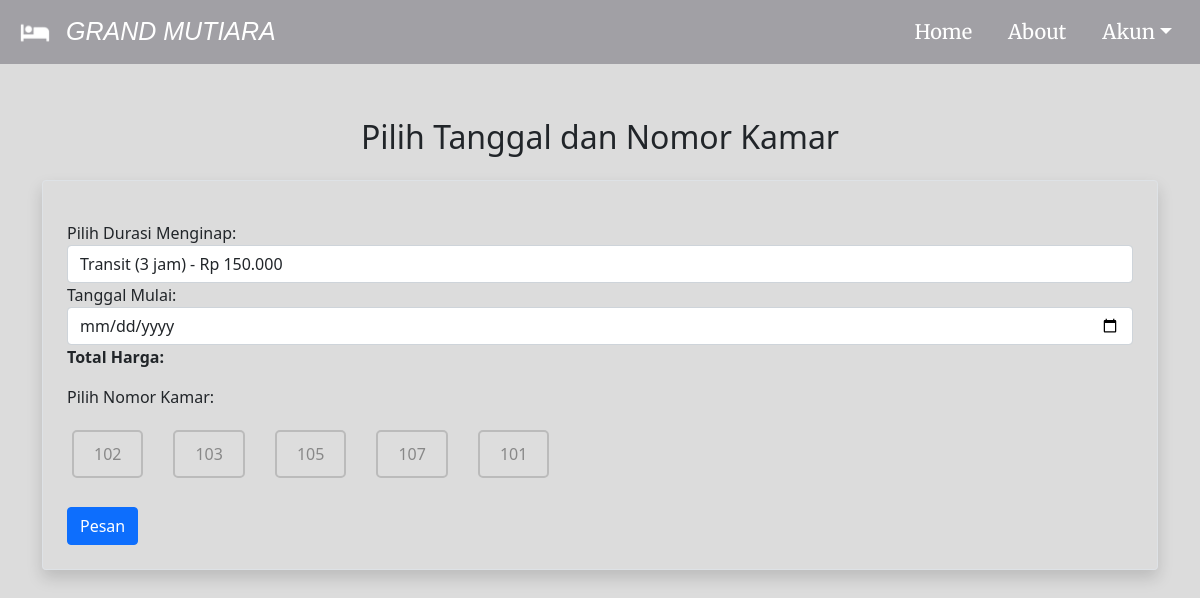
/type.php?id_type=4 (signed in), run on an earlier commit of the app's database.
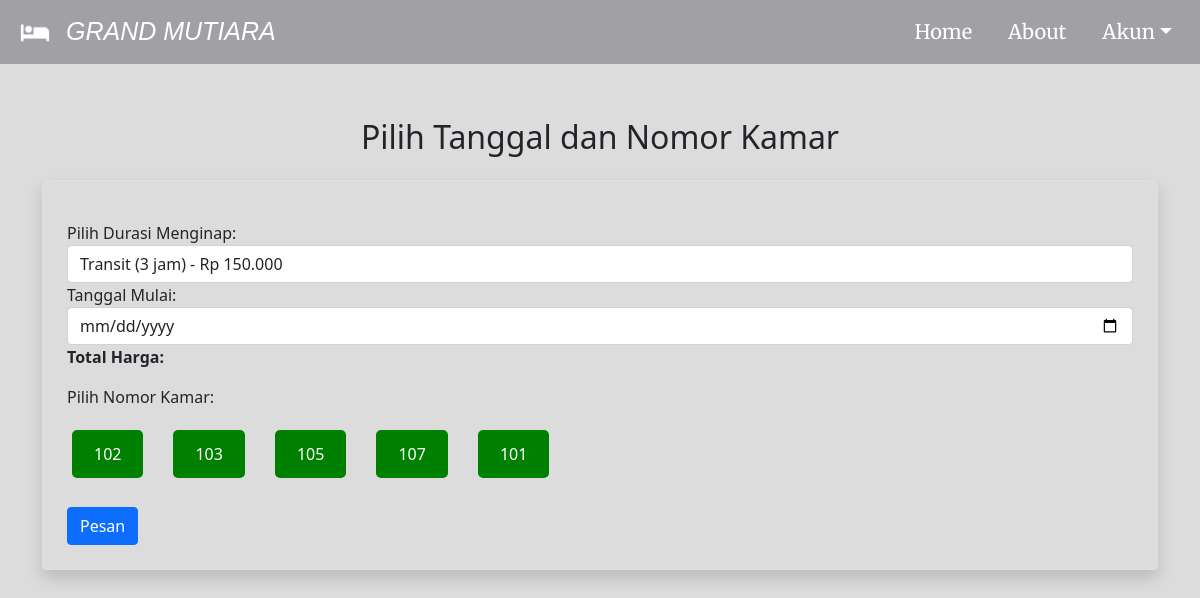
And on a later commit of the database.
### tables this page shows
CREATE TABLE `rooms` (
  `id_room` int NOT NULL,
  `id_type` int DEFAULT NULL,
  `number_room` int NOT NULL,
  `status` enum('available','unavailable','pending') DEFAULT 'available'
);

### type.php (the view, shortened to what this page needs)
<?php
require 'db/connection.php';
$today = new DateTime();
$formattedDate = $today->format('Y-m-d');
if (isset($_GET['id_type']) && is_numeric($_GET['id_type'])) {
    $id_type = intval($_GET['id_type']);
}
$roomQuery = $pdo->prepare("SELECT id_room, number_room, status FROM rooms WHERE id_type = ?");
$roomQuery->execute([$id_type]);
$rooms = $roomQuery->fetchAll(PDO::FETCH_ASSOC);
function generateBookingOptions($id_type, $pdo) {
    $stmt = $pdo->prepare("SELECT price FROM transits WHERE id_type = ?");
    $stmt->execute([$id_type]);
    $transit_price = $stmt->fetch(PDO::FETCH_ASSOC);
    echo '<div class="form-group mt-3">';
    echo '<label>Pilih Durasi Menginap:</label>';
    echo '<select class="form-control" id="id_duration" name="id_duration" onchange="updatePrice()">';
    if ($transit_price) {
        echo '<option value="transit" data-price="' . htmlspecialchars($transit_price['price']) . '">Transit (3 jam) - Rp ' . number_format($transit_price['price'], 0, ',', '.') . '</option>';
    }
    echo '</select>';
    echo '</div>';
}
?>
<!DOCTYPE html>
<html lang="en">
<head>
<link href="https://cdn.jsdelivr.net/npm/bootstrap@5.1.3/dist/css/bootstrap.min.css" rel="stylesheet">
<link rel="stylesheet" href="css/trans.css">
</head>
<body>
<?php include 'navbar.php';?>
<div class="container">
<h2 class="text-center mb-4 mt-5">Pilih Tanggal dan Nomor Kamar</h2>
<form action="paynt/payment.php" method="POST" class="border p-4 rounded shadow" id="bookingForm">
    <?php generateBookingOptions($id_type, $pdo); ?>
    <div class="form-group">
        <label for="startDate">Tanggal Mulai:</label>
        <input type="date" class="form-control" id="startDate" name="start_date" min="<?= $formattedDate; ?>" required onchange="checkDate()">
    </div>
    <strong>Total Harga: </strong>
    <div class="select-room">
    <p>Pilih Nomor Kamar:</p>
        <div class="number">
        <?php foreach ($rooms as $room) : ?>
            <?php
            $status = $room['status'];
            ?>
            <label for="room_<?= $room['number_room'] ?>" class="<?= $status ?>"><?= htmlspecialchars($room['number_room']); ?></label><br>
        <?php endforeach; ?>
        </div>
    </div>
    <button type="button" id="pesanButton" class="btn btn-primary mt-4">Pesan</button>
</form>
</div>
</body>
</html>

What changed in the data, as far as the page shows it:
changed rooms (number 1 of 5 on the later page): status "pending" → "available" (drawn)
changed rooms (number 2 of 5 on the later page): status "pending" → "available" (drawn)
changed rooms (number 3 of 5 on the later page): status "pending" → "available" (drawn)
changed rooms (number 4 of 5 on the later page): status "pending" → "available" (drawn)
changed rooms (number 5 of 5 on the later page): status "pending" → "available" (drawn)
